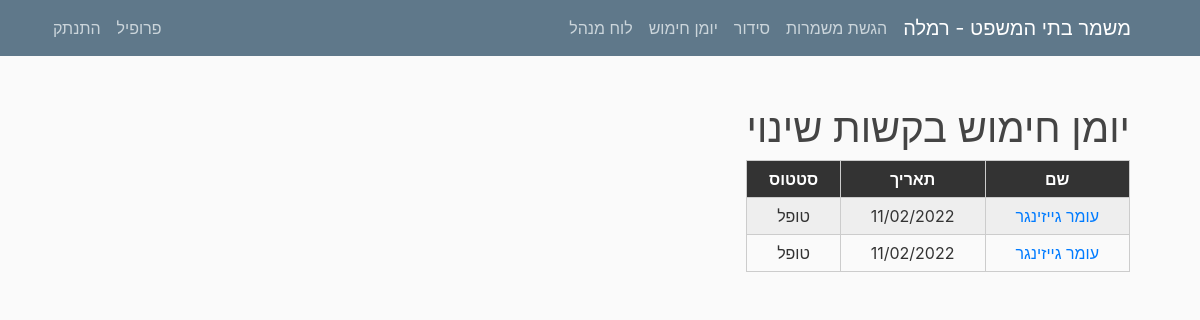
/arminglog/requests/ (signed in), run on the app's committed database.
### mishmar/models.py (models this page shows, shortened)
class Settings(models.Model):
    submitting = models.BooleanField(default=True, verbose_name="ניתן להגיש/לשנות הגשות")
    pin_code = models.IntegerField(default=1234, verbose_name="קוד זיהוי")
    officer = models.CharField(max_length=20, verbose_name="קצין מתקן")
    city = models.CharField(max_length=100, verbose_name="עיר")
    max_seq0 = models.IntegerField(default=2, verbose_name="מספר רצפים מקסימלי לילה לצהריים")
    max_seq1 = models.IntegerField(default=2, verbose_name="מספר רצפים מקסימלי צהריים לבוקר")
    version = models.CharField(max_length=10, default="1.0", verbose_name="גרסה")
    friday_morning = models.BooleanField(default=False, verbose_name="שישי בוקר נחשב במינימום הגשות?", blank=True)
    friday_noon = models.BooleanField(default=False, verbose_name="שישי בצהריים נחשב במינימום הגשות?", blank=True)
    num_mags = models.PositiveIntegerField(default=3, verbose_name="מספר מחסניות")
    hand_cuffs = models.PositiveIntegerField(default=8, verbose_name="מספר אזיקים")
    num_mag_cases = models.PositiveIntegerField(default=8, verbose_name="מספר פונדות")
    num_gun_cases = models.PositiveIntegerField(default=8, verbose_name="מספר נרתיקים")

class ArmingRequest(models.Model):
    log = models.ForeignKey(Arming_Log, on_delete=models.CASCADE, verbose_name="הזנה ביומן חימוש", blank=False)
    input_num = models.IntegerField(verbose_name="מספר הזנה", blank=False, default=1)
    username = models.ForeignKey(User, on_delete=models.CASCADE, verbose_name="שם משתמש", blank=False, null=True)
    id_num = models.CharField(max_length=9, verbose_name="תעודת זהות", blank=False, default="")
    shift_num = models.IntegerField(verbose_name="מספר משמרת", default=1, blank=False)
    time_in = models.TimeField(default=timezone.now, verbose_name="זמן כניסה", blank=False)
    gun = models.ForeignKey(Gun, on_delete=models.CASCADE, verbose_name="מספר נשק", blank=False)
    num_mags = models.IntegerField(default=2, verbose_name="מספר מחסניות", blank=False)
    hand_cuffs = models.IntegerField(default=6, verbose_name="אזיקים", blank=False)
    gun_case = models.IntegerField(default=6, verbose_name="פונדה", blank=False)
    mag_case = models.IntegerField(default=6, verbose_name="נרתיק", blank=False)
    keys = models.BooleanField(default=False, verbose_name="מפתחות", blank=False)
    radio = models.BooleanField(default=False, verbose_name="קשר", blank=False)
    radio_kit = models.BooleanField(default=False, verbose_name="ערכת שמע", blank=False)
    time_out = models.TimeField(verbose_name="זמן יציאה", blank=True, null=True)
    signature_in = models.TextField(verbose_name="חתימת כניסה", null=True, blank=True)
    signature_out = models.TextField(verbose_name="חתימת יציאה", null=True, blank=True)
    read = models.BooleanField(default=False, verbose_name="טופל?", blank=False)
    reason = models.TextField(verbose_name="סיבה", blank=False, default="")
    class Meta:
        verbose_name = "בקשה לשינוי יומן חימוש"
        verbose_name_plural = "בקשות לשינוי יומן חימוש"

class Arming_Log(models.Model):
    date = models.DateField(default=timezone.now, verbose_name="תאריך", blank=False)
    data = JSONField()
    class Meta:
        verbose_name = "הזנה ביומן חימוש"
        verbose_name_plural = "הזנות ביומן חימוש"

### users/models.py (models this page shows, shortened)
class UserSettings(models.Model):
    user = models.OneToOneField(User, on_delete=models.CASCADE)
    nickname = models.CharField(default="אין", max_length=20, verbose_name="כינוי", blank=True)
    night = models.IntegerField(default=0, verbose_name="לילה")
    sat_night = models.IntegerField(default=0, verbose_name="שישי לילה/מוצ\"ש")
    fri_noon = models.IntegerField(default=0, verbose_name="שישי צהריים")
    sat_morning = models.IntegerField(default=0, verbose_name="שבת בוקר/צהריים")
    image = models.TextField(default="", verbose_name="תמונה", blank=True)
    sat = models.BooleanField(default=False, verbose_name="עושה רק מוצ\"ש")
    language = models.CharField(default="hebrew", max_length=30, verbose_name="שפה")
    class Meta:
        verbose_name = "הגדרות משתמש"
        verbose_name_plural = "הגדרות משתמשים"

### mishmar/views.py (the view)
# urls.py: path('arminglog/requests/', ArmingRequestListView.as_view(), name="arming-requests-list"),
class ArmingRequestListView(UserPassesTestMixin, ListView):
    model = ArmingRequest
    template_name = 'mishmar/arming_request_list.html'
    context_object_name = 'armingrequests'
    ordering = ["read"]
    paginate_by = 8
    def test_func(self):
        return self.request.user.groups.filter(name='manager').exists()
    def get_context_data(self, **kwargs):
        context = super(ArmingRequestListView, self).get_context_data(**kwargs)
        return context

### mishmar/views.py (called while the page is built)
@register.filter
def get_arming_name(log, request):
    return log.data[str(request.input_num)]["name"]

@register.filter
def get_city(string):
    settings = Settings.objects.all().first()
    return settings.city

@register.filter
def isStaff(user):
    return user.groups.filter(name='staff').exists()

@register.filter
def getmonth(month):
    letter = month.lower()[0]
    if (letter >= 'a' and letter <= 'z'):
        return month
    else:
        months_he = ["ינו", "פבר", "מרץ", "אפר", "מאי", "יונ", "יול", "אוג", "ספט", "אוק", "נוב", "דצמ"]
        months = ["jan", "feb", "mar", "apr", "may", "jun", "jul", "aug", "sep", "oct", "nov", "dec"]
        return months[months_he.index(month)]

@register.filter
def getday(string):
    letter = datetime.datetime.now().strftime("%b").lower()[0]
    if (letter >= 'a' and letter <= 'z'):
        return datetime.datetime.now()
    return datetime.datetime.now()

@register.filter(name="translate_text")
def translate_text(text, user, from_language="hebrew"):
    if user.is_authenticated:
        user_settings = USettings.objects.all().filter(user=user).first()
        if from_language != user_settings.language:
            langs_dict = GoogleTranslator.get_supported_languages(as_dict=True)
            translator = GoogleTranslator(source='auto', target=langs_dict[user_settings.language])
            return translator.translate(text).capitalize()
    return text

@register.filter
def get_base_string(user, num):
    return translate_text(base_strings[int(num)], user, "hebrew")

### mishmar/templates/mishmar/arming_request_list.html (shortened to what this page needs)
{% extends "mishmar/base.html" %}
{% block content %}
<ul>
        <h1> יומן חימוש בקשות שינוי</h1>
        <table class="responsive-table-input-matrix" style="align-items: center">
            <thead>
            <tr>
                <th>שם</th>
                <th>תאריך</th>
                <th>סטטוס</th>
            </tr>
            </thead>
            <tbody>
                <form method="POST">
                {% for arming in armingrequests %}
            <tr style="align-content: end">
                <td><a href="{% url 'arming-request' arming.id %}">{{arming.log|get_arming_name:arming }}</a></td>
                <td>{{arming.log.date|date:"d/m/Y" }}</td>
                {% if arming.read %}
                <td>טופל</td>
                {% else %}
                <td>ממתין לאישור</td>
                {% endif %}
            </tr>
            {% endfor %}
        </form>
            </tbody>
        </table>
</ul>
{% endblock content %}

### mishmar/templates/mishmar/base.html (shortened to what this page needs)
{% load static %}
<!DOCTYPE html>
<html dir = rtl>
<head>
    <link rel="stylesheet" href="https://maxcdn.bootstrapcdn.com/bootstrap/4.0.0/css/bootstrap.min.css">
    <link rel="stylesheet" type="text/css" href="{% static 'mishmar/main.css' %}">
    <link rel="stylesheet" type="text/css" href="{% static 'mishmar/matrix.css' %}">
    <link rel="stylesheet" type="text/css" href="{% static 'mishmar/neon.css' %}">
</head>
<body>
    <header class="site-header">
      <nav class="navbar navbar-expand-md navbar-dark bg-steel fixed-top">
        <div class="container">
          <a class="navbar-brand mr-4" href="{% url 'Home' %}">משמר בתי המשפט - {{ ""|get_city }}</a>
          <div class="collapse navbar-collapse" id="navbarToggle">
            <div class="navbar-nav ">
              {% if request.user.is_authenticated %}
              {% if request.user.username != 'metagber' %}
              <a style="margin-right: 0.5em" class="nav-item nav-link" href="{% url 'Serve' %}">{{ request.user|get_base_string:"1" }}</a>
                <a  class="nav-item nav-link" href="{% url 'Organization' %}">{{ request.user|get_base_string:"2" }}</a>
                {% endif %}
                <a  class="nav-item nav-link" href="{% url 'armingday' year='today'|getday|date:'Y' month='today'|getday|date:'b'|getmonth day='today'|getday|date:'d' %}">יומן חימוש</a>
                {% endif %}
                {% if request.user|isStaff %}
                    <a  class="nav-item nav-link" href="{% url 'staff-panel' %}">לוח מנהל</a>
                {% endif %}
            </div>
            <div class="navbar-nav mr-auto">
                {% if request.user.is_authenticated %}
                {% if request.user.username != 'metagber' %}
                    <a class="nav-item nav-link" href="{% url 'profile' %}">{{ request.user|get_base_string:"6" }}</a>
                    {% endif %}
                    <a class="nav-item nav-link" href="{% url 'logout' %}">{{ request.user|get_base_string:"7" }}</a>
                 {% else %}
                    <a class="nav-item nav-link" href="{% url 'login' %}">{{ request.user|get_base_string:"8" }}</a>
                    <a class="nav-item nav-link" href="{% url 'register' %}">{{ request.user|get_base_string:"9" }}</a>
                {% endif %}
            </div>
          </div>
        </div>
      </nav>
    </header>
    <main role="main" class="container">
      <div class="row" dir="rtl">
        <div>
          {% block content %}{% endblock %}
        </div>
      </div>
    </main>
</body>
</html>

### mishmar/static/mishmar/main.css (style rules this page uses)
body { background: #fafafa; color: #333333; margin-top: 5rem; padding: 1.5em; direction: rtl; text-align: right; }
h1, h2, h3, h4, h5, h6 { color: #444444; direction: rtl; text-align: center; }
ul { direction: rtl; margin: 0; text-align: right; }
.bg-steel { background-color: #5f788a; }
.site-header .navbar-nav .nav-link { color: #cbd5db; }

### mishmar/static/mishmar/matrix.css (style rules this page uses)
table { width: 100%; border-collapse: collapse; }
tr:nth-of-type(odd) { background: #eee; }
th { background: #333; color: white; font-weight: bold; }
td, th { padding: 6px; border: 1px solid #ccc; text-align: center; white-space: pre-line; }

### data on the page
Settings: city "רמלה"
ArmingRequest: log|get_arming_name "עומר גייזינגר", log "11/02/2022", read "טופל"
ArmingRequest: log|get_arming_name "עומר גייזינגר", log "11/02/2022", read "טופל"

### other printed values
{{ request.user|get_base_string:"1" }} "הגשת משמרות"
{{ request.user|get_base_string:"2" }} "סידור"
{{ request.user|get_base_string:"6" }} "פרופיל"
{{ request.user|get_base_string:"7" }} "התנתק"
